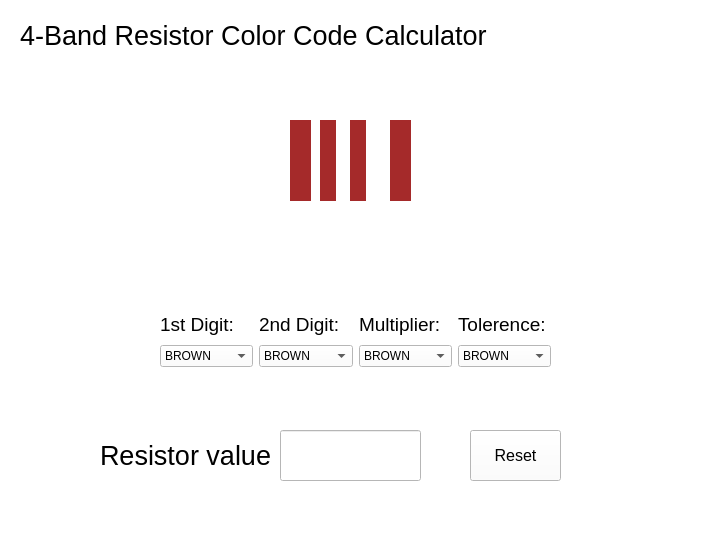
<?xml version="1.0" encoding="UTF-8"?>
<ui version="4.0">
 <class>MainWindow</class>
 <widget class="QMainWindow" name="MainWindow">
  <property name="geometry">
   <rect>
    <x>0</x>
    <y>0</y>
    <width>702</width>
    <height>540</height>
   </rect>
  </property>
  <property name="windowTitle">
   <string>ResistorCalc</string>
  </property>
  <property name="styleSheet">
   <string notr="true">background-color: rgb(255, 255, 255);</string>
  </property>
  <widget class="QWidget" name="centralwidget">
   <widget class="QLabel" name="label">
    <property name="geometry">
     <rect>
      <x>20</x>
      <y>20</y>
      <width>491</width>
      <height>31</height>
     </rect>
    </property>
    <property name="font">
     <font>
      <pointsize>20</pointsize>
     </font>
    </property>
    <property name="text">
     <string>4-Band Resistor Color Code Calculator</string>
    </property>
   </widget>
   <widget class="QLabel" name="resistor_plain">
    <property name="geometry">
     <rect>
      <x>110</x>
      <y>80</y>
      <width>501</width>
      <height>191</height>
     </rect>
    </property>
    <property name="text">
     <string>&lt;html&gt;&lt;head/&gt;&lt;body&gt;&lt;p&gt;&lt;img src=&quot;:/resistor/asset/resistor_plain.png&quot;/&gt;&lt;img src=&quot;:/resistor/asset/resistor_plain.png&quot;/&gt;&lt;/p&gt;&lt;/body&gt;&lt;/html&gt;</string>
    </property>
   </widget>
   <widget class="QLabel" name="resistor_mask">
    <property name="geometry">
     <rect>
      <x>110</x>
      <y>110</y>
      <width>501</width>
      <height>191</height>
     </rect>
    </property>
    <property name="autoFillBackground">
     <bool>false</bool>
    </property>
    <property name="styleSheet">
     <string notr="true">background-color: transparent;</string>
    </property>
    <property name="text">
     <string/>
    </property>
    <property name="pixmap">
     <pixmap resource="resorces.qrc">:/resistor/asset/resistor_mask.png</pixmap>
    </property>
    <property name="scaledContents">
     <bool>false</bool>
    </property>
   </widget>
   <widget class="QWidget" name="gridLayoutWidget">
    <property name="geometry">
     <rect>
      <x>150</x>
      <y>300</y>
      <width>411</width>
      <height>77</height>
     </rect>
    </property>
    <layout class="QGridLayout" name="gridLayout">
     <property name="leftMargin">
      <number>10</number>
     </property>
     <property name="topMargin">
      <number>10</number>
     </property>
     <property name="rightMargin">
      <number>10</number>
     </property>
     <property name="bottomMargin">
      <number>10</number>
     </property>
     <item row="0" column="3">
      <widget class="QLabel" name="label_4">
       <property name="font">
        <font>
         <pointsize>14</pointsize>
        </font>
       </property>
       <property name="text">
        <string>Multiplier:</string>
       </property>
       <property name="margin">
        <number>5</number>
       </property>
      </widget>
     </item>
     <item row="1" column="3">
      <widget class="QComboBox" name="secondComboBox_2">
       <item>
        <property name="text">
         <string>BROWN</string>
        </property>
       </item>
       <item>
        <property name="text">
         <string>RED</string>
        </property>
       </item>
       <item>
        <property name="text">
         <string>ORANGE</string>
        </property>
       </item>
       <item>
        <property name="text">
         <string>YELLOW</string>
        </property>
       </item>
       <item>
        <property name="text">
         <string>GREEN</string>
        </property>
       </item>
       <item>
        <property name="text">
         <string>BLUE</string>
        </property>
       </item>
       <item>
        <property name="text">
         <string>GOLD</string>
        </property>
       </item>
       <item>
        <property name="text">
         <string>SLIVER</string>
        </property>
       </item>
      </widget>
     </item>
     <item row="0" column="0">
      <widget class="QLabel" name="label_2">
       <property name="font">
        <font>
         <pointsize>14</pointsize>
        </font>
       </property>
       <property name="text">
        <string>1st Digit:</string>
       </property>
       <property name="margin">
        <number>5</number>
       </property>
      </widget>
     </item>
     <item row="0" column="1">
      <widget class="QLabel" name="label_3">
       <property name="font">
        <font>
         <pointsize>14</pointsize>
        </font>
       </property>
       <property name="text">
        <string>2nd Digit:</string>
       </property>
       <property name="margin">
        <number>5</number>
       </property>
      </widget>
     </item>
     <item row="1" column="0">
      <widget class="QComboBox" name="firstComboBox">
       <item>
        <property name="text">
         <string>BROWN</string>
        </property>
       </item>
       <item>
        <property name="text">
         <string>RED</string>
        </property>
       </item>
       <item>
        <property name="text">
         <string>ORANGE</string>
        </property>
       </item>
       <item>
        <property name="text">
         <string>YELLOW</string>
        </property>
       </item>
       <item>
        <property name="text">
         <string>GREEN</string>
        </property>
       </item>
       <item>
        <property name="text">
         <string>BLUE</string>
        </property>
       </item>
       <item>
        <property name="text">
         <string>VIOLET</string>
        </property>
       </item>
       <item>
        <property name="text">
         <string>GREY</string>
        </property>
       </item>
       <item>
        <property name="text">
         <string>WHITE</string>
        </property>
       </item>
      </widget>
     </item>
     <item row="1" column="1">
      <widget class="QComboBox" name="secondComboBox">
       <item>
        <property name="text">
         <string>BROWN</string>
        </property>
       </item>
       <item>
        <property name="text">
         <string>RED</string>
        </property>
       </item>
       <item>
        <property name="text">
         <string>ORANGE</string>
        </property>
       </item>
       <item>
        <property name="text">
         <string>YELLOW</string>
        </property>
       </item>
       <item>
        <property name="text">
         <string>GREEN</string>
        </property>
       </item>
       <item>
        <property name="text">
         <string>BLUE</string>
        </property>
       </item>
       <item>
        <property name="text">
         <string>VIOLET</string>
        </property>
       </item>
       <item>
        <property name="text">
         <string>GREY</string>
        </property>
       </item>
       <item>
        <property name="text">
         <string>WHITE</string>
        </property>
       </item>
      </widget>
     </item>
     <item row="0" column="5">
      <widget class="QLabel" name="label_5">
       <property name="font">
        <font>
         <pointsize>14</pointsize>
        </font>
       </property>
       <property name="text">
        <string>Tolerence:</string>
       </property>
       <property name="margin">
        <number>5</number>
       </property>
      </widget>
     </item>
     <item row="1" column="5">
      <widget class="QComboBox" name="secondComboBox_3">
       <item>
        <property name="text">
         <string>BROWN</string>
        </property>
       </item>
       <item>
        <property name="text">
         <string>RED</string>
        </property>
       </item>
       <item>
        <property name="text">
         <string>GOLD</string>
        </property>
       </item>
       <item>
        <property name="text">
         <string>SLIVER</string>
        </property>
       </item>
      </widget>
     </item>
    </layout>
   </widget>
   <widget class="QLabel" name="firstDigitLabel">
    <property name="geometry">
     <rect>
      <x>290</x>
      <y>120</y>
      <width>21</width>
      <height>81</height>
     </rect>
    </property>
    <property name="styleSheet">
     <string notr="true">background-color: brown;</string>
    </property>
    <property name="text">
     <string/>
    </property>
   </widget>
   <widget class="QLabel" name="secondDigitLabel">
    <property name="geometry">
     <rect>
      <x>320</x>
      <y>120</y>
      <width>16</width>
      <height>81</height>
     </rect>
    </property>
    <property name="styleSheet">
     <string notr="true">background-color: brown;</string>
    </property>
    <property name="text">
     <string/>
    </property>
   </widget>
   <widget class="QLabel" name="miltiplierDigitLabel_3">
    <property name="geometry">
     <rect>
      <x>350</x>
      <y>120</y>
      <width>16</width>
      <height>81</height>
     </rect>
    </property>
    <property name="styleSheet">
     <string notr="true">background-color: brown;</string>
    </property>
    <property name="text">
     <string/>
    </property>
   </widget>
   <widget class="QLabel" name="tolerenceDigitLabel">
    <property name="geometry">
     <rect>
      <x>390</x>
      <y>120</y>
      <width>21</width>
      <height>81</height>
     </rect>
    </property>
    <property name="styleSheet">
     <string notr="true">background-color: brown;</string>
    </property>
    <property name="text">
     <string/>
    </property>
   </widget>
   <widget class="QLabel" name="label_6">
    <property name="geometry">
     <rect>
      <x>100</x>
      <y>430</y>
      <width>171</width>
      <height>51</height>
     </rect>
    </property>
    <property name="font">
     <font>
      <pointsize>20</pointsize>
     </font>
    </property>
    <property name="text">
     <string>Resistor value:</string>
    </property>
   </widget>
   <widget class="QLineEdit" name="resultLineEdit">
    <property name="geometry">
     <rect>
      <x>280</x>
      <y>430</y>
      <width>141</width>
      <height>51</height>
     </rect>
    </property>
    <property name="font">
     <font>
      <pointsize>20</pointsize>
     </font>
    </property>
    <property name="layoutDirection">
     <enum>Qt::RightToLeft</enum>
    </property>
    <property name="text">
     <string/>
    </property>
    <property name="alignment">
     <set>Qt::AlignRight|Qt::AlignTrailing|Qt::AlignVCenter</set>
    </property>
    <property name="readOnly">
     <bool>true</bool>
    </property>
   </widget>
   <widget class="QPushButton" name="pushButton">
    <property name="geometry">
     <rect>
      <x>470</x>
      <y>430</y>
      <width>91</width>
      <height>51</height>
     </rect>
    </property>
    <property name="font">
     <font>
      <pointsize>12</pointsize>
     </font>
    </property>
    <property name="text">
     <string>Reset</string>
    </property>
   </widget>
   <zorder>label</zorder>
   <zorder>resistor_plain</zorder>
   <zorder>gridLayoutWidget</zorder>
   <zorder>firstDigitLabel</zorder>
   <zorder>secondDigitLabel</zorder>
   <zorder>miltiplierDigitLabel_3</zorder>
   <zorder>tolerenceDigitLabel</zorder>
   <zorder>resistor_mask</zorder>
   <zorder>label_6</zorder>
   <zorder>resultLineEdit</zorder>
   <zorder>pushButton</zorder>
  </widget>
  <widget class="QStatusBar" name="statusbar"/>
 </widget>
 <resources>
  <include location="resorces.qrc"/>
 </resources>
 <connections/>
</ui>
